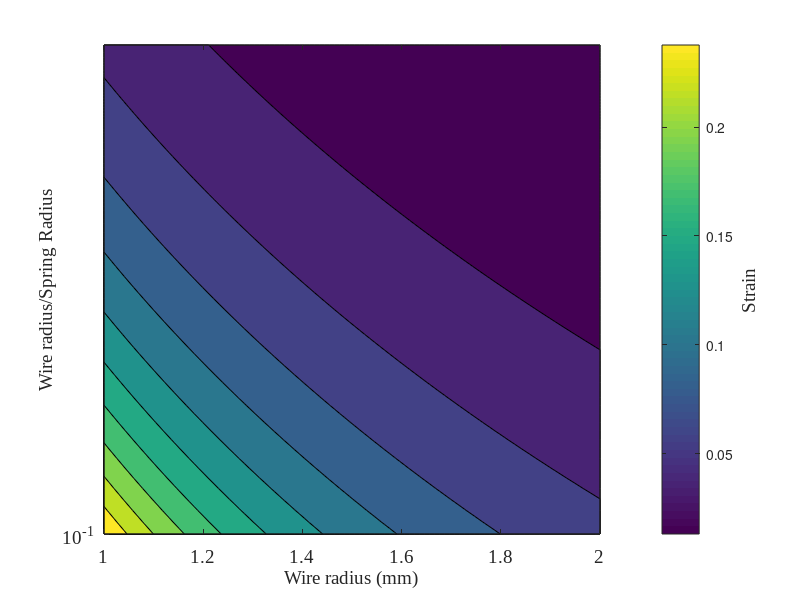

MATLAB code to generate this figure:
r = linspace(0.001, 0.002);
ratio = linspace(1e-1, 0.5);

[r,ratio] = meshgrid(r,ratio);

G = 3.7427e+10/(2*(1+0.3));
k = 20*98.0665; % M=10kg, g=9.80665, l0=1
R = r./ratio;
u = .4;
N = r.^4*G./(4*R.^3*k);
gamma = 3*r./(8*3.1415*N.*R.^2)*u;

figure

contourf(r/1e-3,ratio,gamma)
set(gca, 'YScale', 'log')
set(gca,'FontName','Times New Roman','fontsize', 14)
xlabel('Wire radius (mm)', ...
       'FontName','Times New Roman','fontsize', 14)
ylabel('Wire radius/Spring Radius', ...
       'FontName','Times New Roman','fontsize', 14)
h = colorbar;
ylabel(h,'Strain', 'FontName','Times New Roman','fontsize', 14)